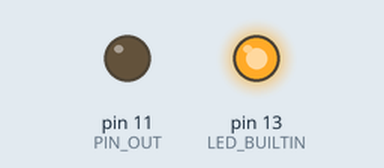
This sketch was run on a simulated Arduino Uno, built with avr-gcc and run on an emulated ATmega328P. On the bench: output pins drawn as LEDs (lit = HIGH). What the sketch prints to the serial monitor is not drawn.

Above: at 1.3 s.
At 13.7 s:
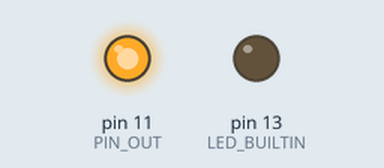
Timing chart, 0 to 19.2 s (numbered marks = the images above):
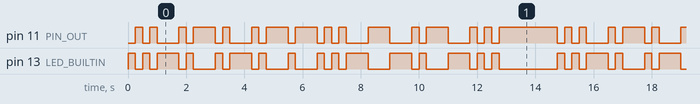

Measured:
- by itself, pin 11 (PIN_OUT), pin 13 (LED_BUILTIN): moves between LOW and HIGH, repeating every 14.8 s
- by itself, everything shown: repeats every 14.8 s, in 32 steps

The sketch:

solution_full_alphabet.ino
```cpp
#define PIN_OUT 11

// Times defined in milliseconds
#define TIME_UNIT    (250)
#define DOT          TIME_UNIT
#define DASH         (3*TIME_UNIT)
#define SYMBOL_SPACE TIME_UNIT
#define LETTER_SPACE (3 * TIME_UNIT - SYMBOL_SPACE)
#define WORD_SPACE   (7 * TIME_UNIT - LETTER_SPACE)

// Morse code alphabet at https://en.wikipedia.org/wiki/Morse_code
const char *morse_code[] = {
	// a-z
	".-", "-...", "-.-.", "-..", ".", "..-.", "--.", "....", "..", ".---", "-.-", ".-..", "--",
	"-.", "---", ".--.", "--.-", ".-.", "...", "-", "..-", "...-", ".--", "-..-", "-.--", "--..",
	// 0-9
	"-----", ".----", "..---", "...--", "....-", ".....", "-....", "--...", "---..", "----."
};

// Writes a single symbol, either DOT or DASH
void write_symbol(int symbol_time_ms) {
  digitalWrite(PIN_OUT, LOW);
  digitalWrite(LED_BUILTIN, HIGH);
  delay(symbol_time_ms);
  digitalWrite(PIN_OUT, HIGH);
  digitalWrite(LED_BUILTIN, LOW);
  delay(SYMBOL_SPACE);
}

// Writes an arbitrary message as morse in the alphabet /^([a-z][A-Z][0-9])*$/
void write_morse(char* message) {
  Serial.print("Sending: ");
  Serial.println(message);
  for (int i = 0; i < strlen(message); ++i) {
    int letter = tolower(message[i]);
    if (letter == ' ') {
      delay(WORD_SPACE);
    } else if (letter >= 'a' && letter <= 'z') {
      const char* morse_letter = morse_code[letter - 'a'];
      for (int j = 0; j < strlen(morse_letter); ++j) {
        write_symbol((morse_letter[j] == '.') ? DOT : DASH);
      }
    } else if (letter >= '0' && letter <= '9') {
      const char* morse_letter = morse_code[letter + ('z' - 'a') - '0'];
      for (int j = 0; j < strlen(morse_letter); ++j) {
        write_symbol((morse_letter[j] == '.') ? DOT : DASH);
      }
    }
    delay(LETTER_SPACE);
  }
  delay(WORD_SPACE);
}

void setup() {
  // Serial setup (optional, can be used for debugging output)
  Serial.begin(115200);

  // input is with pullup resistor, therefore "LOW" on that pin is signal
  pinMode(PIN_OUT, OUTPUT);
  // use builtin LED to visualize what is sent
  pinMode(LED_BUILTIN, OUTPUT);

  // signal HIGH and turn off LED initially
  digitalWrite(PIN_OUT, HIGH);
  digitalWrite(LED_BUILTIN, LOW);
}

void loop() {
  write_morse("freund");
}
```
